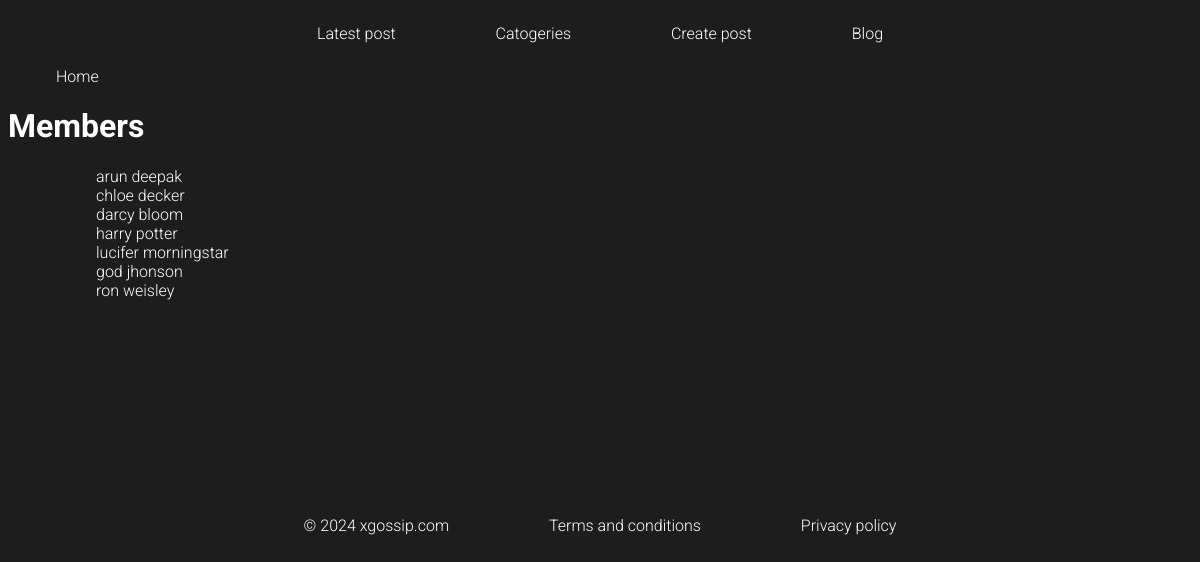
The page /members/ on the database its author committed.
### members/models.py (models this page shows, shortened)
class Member(models.Model):
    firstname = models.CharField(max_length=255)
    lastname = models.CharField(max_length=255)
    phone = models.IntegerField(null=True)
    joined_date = models.DateField(null=True)

### members/views.py (the view)
# urls.py: path('members/',views.members,name='members'),
def members(request):
    mymembers = Member.objects.all().values()
    template = loader.get_template('all_members.html')
    context = {
        'mymembers':mymembers,
    }
    return HttpResponse(template.render(context,request))

### members/templates/all_members.html (shortened to what this page needs)
{% extends "master.html" %}
{% block content %}
    <p><a href="/">Home</a></p>
    <h1>Members</h1>
    <ul>
        {% for x in mymembers  %}
            <li>
               <a href="details/{{x.id}}"> {{x.firstname}} {{x.lastname}}</a>
            </li>
        {% endfor %}
    </ul>
{% endblock content %}

### members/templates/master.html (shortened to what this page needs)
<!DOCTYPE html>
<html lang="en">
<head>
</head>
<body>
    {% include "nav.html" %}
    {% block content %}
    {% endblock content %}
    {% include "footer.html" %}
</body>
</html>

### members/templates/nav.html (shortened to what this page needs)
<!DOCTYPE html>
<html lang="en">
<head>
</head>
<body>
    <nav>
        <ul class="navul">
            <li class="navli"> <a class="nava" href="#">Latest post</a> </li>
            <li class="navli"> <a class="nava" href="#" >Catogeries</a> </li>
            <li class="navli"> <a class="nava" href="#">Create post</a> </li>
            <li class="navli"> <a class="nava" href="#">Blog</a> </li>
        </ul>
    </nav>
</body>
</html>

### members/templates/footer.html (shortened to what this page needs)
<!DOCTYPE html>
<html lang="en">
<head>
</head>
<body>
    <footer class="foot">
        <a href="#">&copy 2024 xgossip.com</a>
        <a href="#">Terms and conditions</a>
        <a href="#">Privacy policy</a>
    </footer>
</body>
</html>

### members/templates/master.html (style rules this page uses)
body { background-color:rgb(29,29,29); color:white; font-family: "Roboto", sans-serif; font-weight: 300; font-style: normal; }
li { list-style: none; }
a { color: rgb(255, 255, 255); padding: 0.1rem 1rem; gap: 5rem; margin:2rem; text-decoration: none; }

### members/templates/nav.html (style rules this page uses)
.navul { padding: 0.5rem; max-height: 200px; max-width: 1800px; text-align: center; }
.navli { display: inline-block; list-style: none; }
.nava { color: rgb(255, 255, 255); padding: 0.3rem 1rem; gap: 5rem; text-decoration: none; }

### members/templates/footer.html (style rules this page uses)
.foot { width: 1000px; margin:auto; text-align:center; position: relative; top:200px; }

### rows shown on the page
Member: firstname "arun", lastname "deepak"
Member: firstname "chloe", lastname "decker"
Member: firstname "darcy", lastname "bloom"
Member: firstname "harry", lastname "potter"
Member: firstname "lucifer", lastname "morningstar"
Member: firstname "god", lastname "jhonson"
Member: firstname "ron", lastname "weisley"
